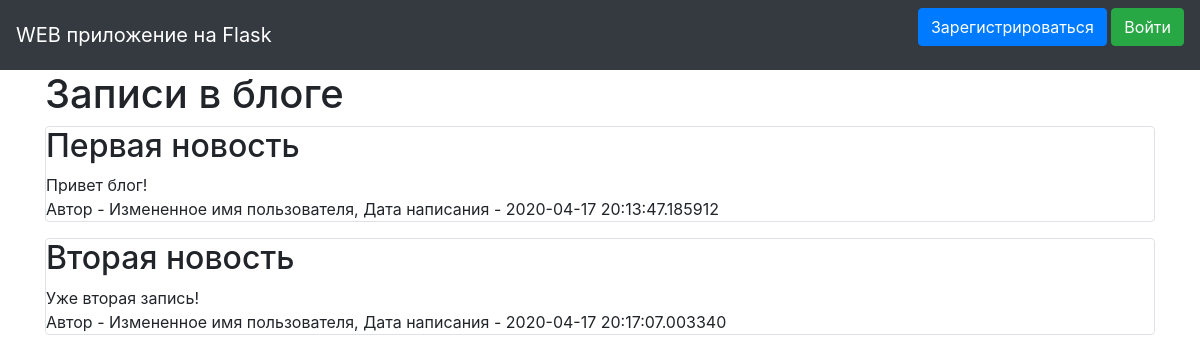
The page / on the database its author committed.
### data/news.py (models this page shows, shortened)
class News(SqlAlchemyBase):
    __tablename__ = 'news'
    id = sqlalchemy.Column(sqlalchemy.Integer,
                           primary_key=True, autoincrement=True)
    title = sqlalchemy.Column(sqlalchemy.String, nullable=True)
    content = sqlalchemy.Column(sqlalchemy.String, nullable=True)
    created_date = sqlalchemy.Column(sqlalchemy.DateTime,
                                     default=datetime.datetime.now)
    is_private = sqlalchemy.Column(sqlalchemy.Boolean, default=True)
    user_id = sqlalchemy.Column(sqlalchemy.Integer,
                                sqlalchemy.ForeignKey("users.id"))
    user = orm.relation('User')

### data/users.py (models this page shows, shortened)
class User(SqlAlchemyBase, UserMixin):
    __tablename__ = 'users'
    id = sqlalchemy.Column(sqlalchemy.Integer,
                           primary_key=True, autoincrement=True)
    name = sqlalchemy.Column(sqlalchemy.String, nullable=True)
    about = sqlalchemy.Column(sqlalchemy.String, nullable=True)
    email = sqlalchemy.Column(sqlalchemy.String,
                              index=True, unique=True, nullable=True)
    hashed_password = sqlalchemy.Column(sqlalchemy.String, nullable=True)
    created_date = sqlalchemy.Column(sqlalchemy.DateTime,
                                     default=datetime.datetime.now)
    news = orm.relation("News", back_populates='user')

### main.py (the view)
@app.route("/")
def index():
    session = db_session.create_session()
    if current_user.is_authenticated:
        news = session.query(News).filter(
            (News.user == current_user) | (News.is_private != True))
    else:
        news = session.query(News).filter(News.is_private != True)
    return render_template("index.html", news=news)

### data/db_session.py (called while the page is built)
def create_session() -> Session:
    global __factory
    return __factory()

### templates/index.html (shortened to what this page needs)
{% extends "base.html" %}
{% block content %}
    <h1>Записи в блоге</h1>
    {% for item in news%}
        <div class="col-md6 border rounded">
            <h2>{{item.title}}</h2>
            <div>
                {{item.content}}
            </div>
            <div>
                Автор - {{item.user.name}}, Дата написания - {{item.created_date}}
            </div>
        </div>
    {% endfor %}
{% endblock %}

### rows shown on the page
News: title "Первая новость", content "Привет блог!", user.name "Измененное имя пользователя", created_date "2020-04-17 20:13:47.185912"
News: title "Вторая новость", content "Уже вторая запись!", user.name "Измененное имя пользователя", created_date "2020-04-17 20:17:07.003340"
